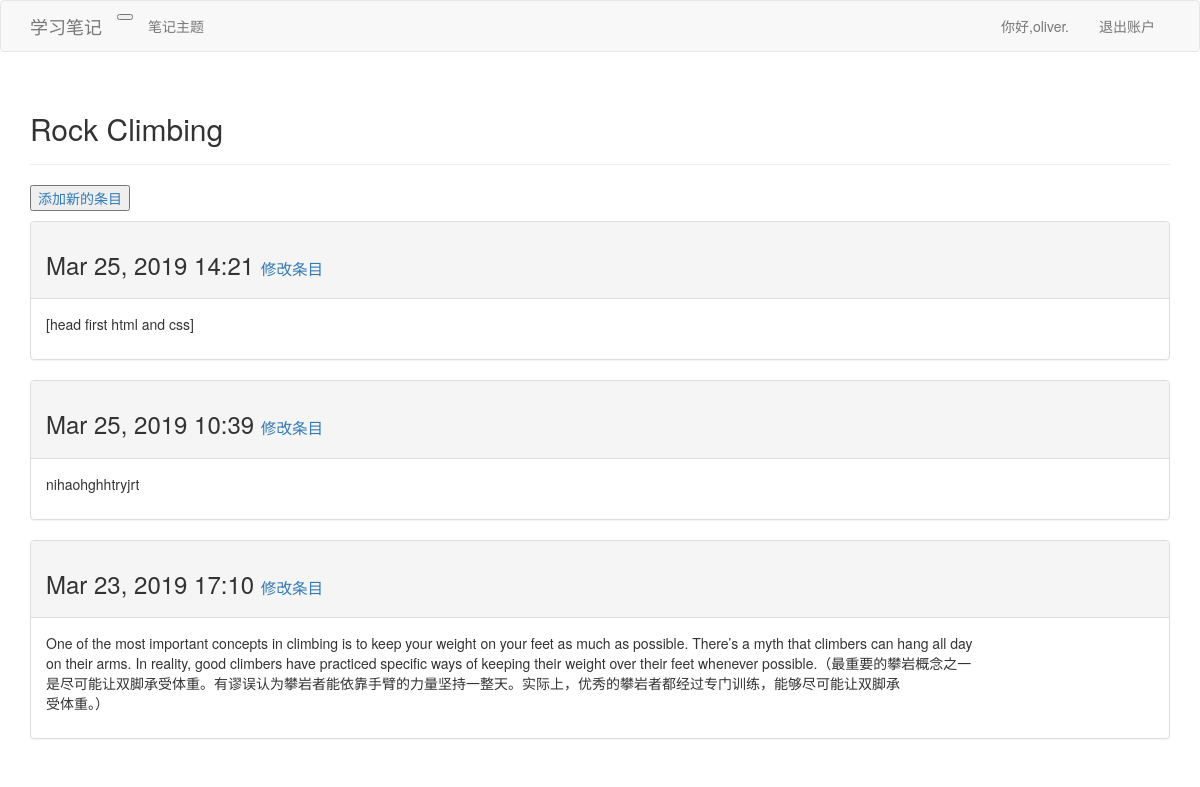
Page /topics/4/ (signed in) on the committed database.
### learning_logs/models.py (models this page shows, shortened)
class Topic(models.Model):
    text = models.CharField(max_length = 200)
    date_added = models.DateTimeField(auto_now_add = True)
    owner = models.ForeignKey(User)
    def __str__(self):
        return self.text

class Entry(models.Model):
    topic = models.ForeignKey(Topic)    #把条目Enytry 关联到 主题Topic
    text = models.TextField()
    date_added = models.DateTimeField(auto_now_add=True)
    class Meta:
        verbose_name_plural = 'entries'

### learning_logs/views.py (the view)
# urls.py: url(r'^topics/(?P<topic_id>\d+)/$',views.topic
@login_required
def topic(request,topic_id):
	topic=Topic.objects.get(id=topic_id)
	if  check_topic_owner(request,topic):
		raise   Http404
	entries = topic.entry_set.order_by('-date_added')
	context = {'topic':topic,'entries':entries}
	return render(request,'learning_logs/topic.html',context)

### learning_logs/views.py (called while the page is built)
def check_topic_owner(request,topic):
    if request.user != topic.owner:
        return True

### learning_logs/templates/learning_logs/topic.html
{%  extends 'learning_logs/base.html'  %}
{%load bootstrap3%}
{% block header %}
  <h2>{{topic}}</h2>
{% endblock header %}
{%  block content  %}
<p>
  <a href="{%  url 'learning_logs:new_entry' topic.id  %}">
    <button>添加新的条目</button>
  </a>
</p>
    {%  for entry in entries  %}
      <div class="panel panel-default">
        <div class="panel-heading">
          <h3>
            {{  entry.date_added | date:'M d, Y H:i'  }}
            <small>
              <a href="{%  url 'learning_logs:edit_entry' entry.id  %}">
                    修改条目
              </a>
            </small>
          </h3>
        </div>
        <div class="panel-body">
          {{entry.text | linebreaks}}
        </div>
      </div>
    {%  empty  %}
        There are no entries for this topic yet.
    {%  endfor  %}
{%  endblock content  %}

### learning_logs/templates/learning_logs/base.html (shortened to what this page needs)
{%load bootstrap3%}
<!DOCTYPE html>
<html>
    <head>
        {%bootstrap_css%}
    </head>
    <body>
        <nav class="navbar navbar-default nav-static-top">
            <div  class="container">
                <div class="navbar-header">
                    <button  type="button"                       class="navbar-toogle collapsed"
                        data-toggle="collapse"  data-target="#navbar"
                        aria-expanded="false"   aria-controls="navbar">
                    </button>
                    <a class="navbar-brand"
                      href="{%url 'learning_logs:index'%}">
                      学习笔记
                    </a>
                </div>
                <div id="navbar"
                    class="navbar-collapse collapse">
                    <ul class="nav navbar-nav">
                        <li>
                            <a href="{%url 'learning_logs:topics'%}">
                                笔记主题
                            </a>
                        </li>
                    </ul>
                    <ul class="nav  navbar-nav navbar-right">
                      {%if user.is_authenticated %}
                        <li>
                          <a>你好,{{user.username}}.</a>
                        </li>
                        <li>
                          <a href="{%url 'users:logout'%}">
                            退出账户
                          </a>
                        </li>
                      {%endif%}
                    </ul>
                </div>
            </div>
        </nav>
        <div class="container">
          <div class="page-header">
            {%block header%}
            {%endblock header%}
          </div>
          <div>
            {%block content%}
            {%endblock content%}
          </div>
        </div>
    </body>
</html>

### rows in the picture
Topic: text "Rock Climbing"
Entry: date_added "Mar 25, 2019 14:21", text "[head first html and css]"
Entry: date_added "Mar 25, 2019 10:39", text "nihaohghhtryjrt"
Entry: date_added "Mar 23, 2019 17:10", text "One of the most important concepts in climbing is to keep your weight on your feet as much as possible. There’s a myth that climbers can hang all day on their arms. In reality, good climbers have practiced specific ways of keeping their weight over their feet whenever possible.（最重要的攀岩概念之一 是尽可能让双脚承受体重。有谬误认为攀岩者能依靠手臂的力量坚持一整天。实际上，优秀的攀岩者都经过专门训练，能够尽可能让双脚承 受体重。）"

### other values in the picture
{{ user.username }} "oliver"
